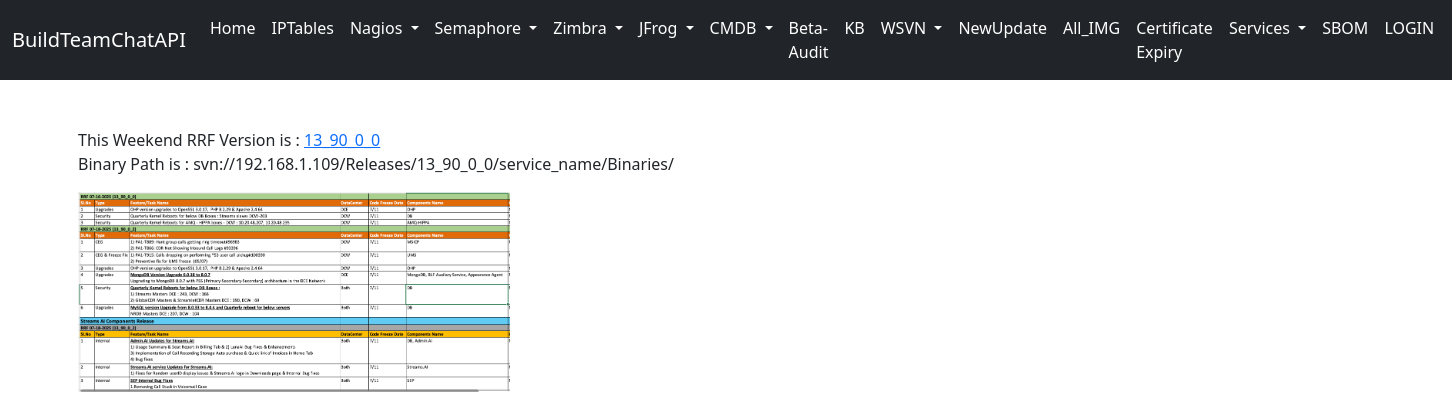
The page / on the database its author committed.
### Home/models.py (models this page shows)
class RRFImage(models.Model):
    title = models.CharField(max_length=100)
    photo = models.ImageField(upload_to='pics')

### Home/views.py (the view)
# urls.py: path("", views.index, name='index' ),
def index(request):
    data = RRFImage.objects.all()
    context = {
        'data' : data
    }
    return render(request,'index.html',context)

### Home/templates/index.html (shortened to what this page needs)
{% extends 'base.html' %}
{% block body %}
<br><br>
<div class="container">
    {% for x in data %}
    <p>This Weekend RRF Version is : <a href="{{ x.photo.url }}">{{ x.title }} </a> <br>
        Binary Path is : svn://192.168.1.109/Releases/{{ x.title }}/service_name/Binaries/
        <div class="col-md-4">
            <a href="{{ x.photo.url }}">
                <img src="{{ x.photo.url }}" alt="Lights" style="width:100%">
            </a>
        </div>
    {% endfor %}
</div>
{% endblock body %}

### rows shown on the page
RRFImage: title "13_90_0_0", photo (picture)
